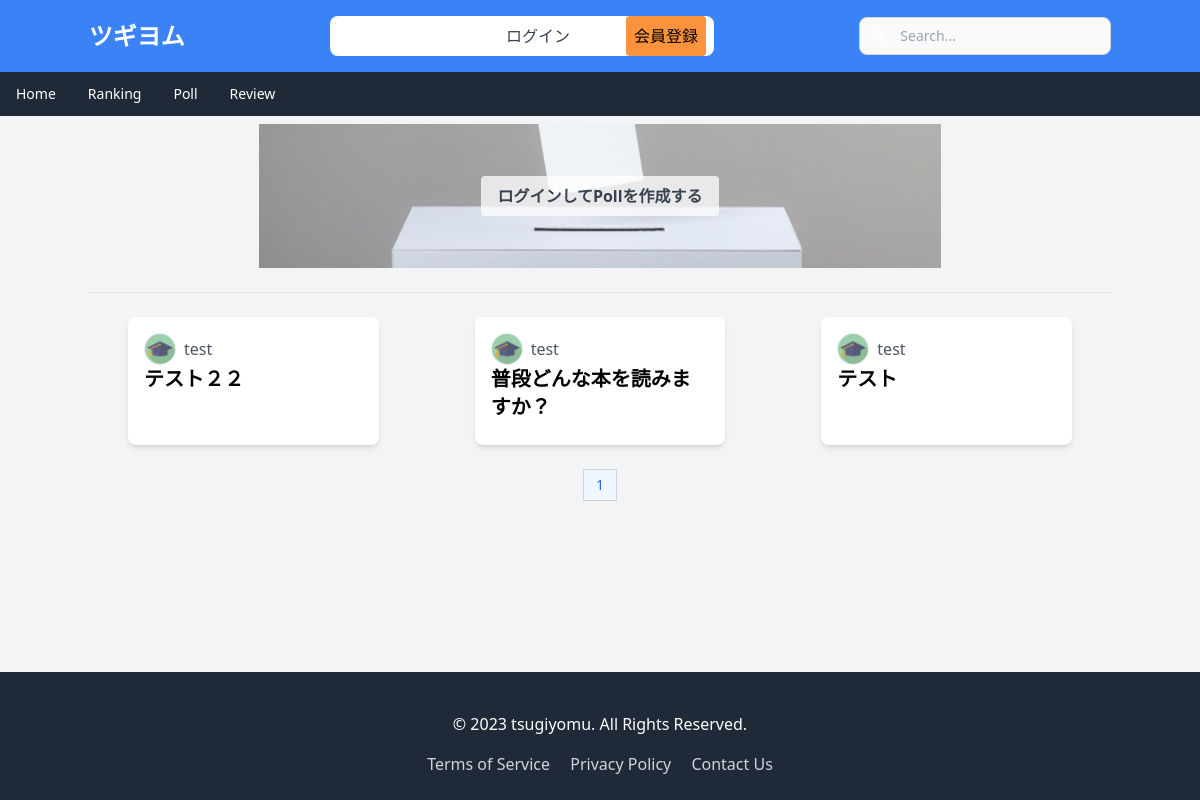
Before: /poll/ with the older database file.
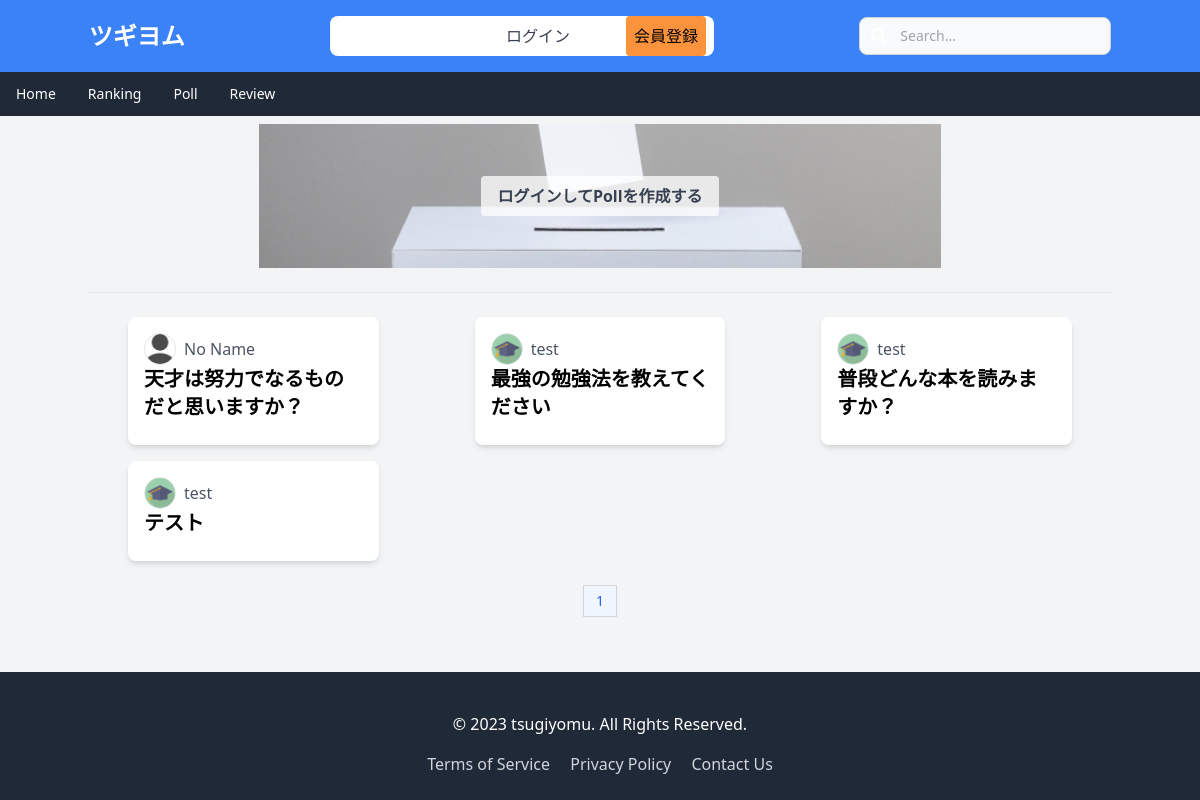
After: the same page with the newer database file.
### api/models.py (models this page shows, shortened)
class Poll(models.Model):
    creator = models.ForeignKey(Profile, on_delete=models.CASCADE, related_name='created_polls')
    question = models.CharField(max_length=255)
    created_at = models.DateTimeField(auto_now_add=True)
    content = models.TextField(default="")

class Profile(models.Model):
    user = models.OneToOneField(User, on_delete=models.CASCADE)
    name = models.CharField(max_length=255)
    bio = models.TextField()
    image = models.ImageField(upload_to='profile_images/', default='default.png')
    def __str__(self):
      return self.name

### poll/views.py (the view)
# urls.py: path('', poll_list, name='poll'),
def poll_list(request):
    polls = Poll.objects.all().order_by('-created_at')
    paginator = Paginator(polls, 20)
    page_number = request.GET.get('page', 1)
    onEachSide = 3
    onEnds = 2
    try:
            poll_page = paginator.page(page_number)
    except PageNotAnInteger:
            poll_page = paginator.page(1)
    except EmptyPage:
            poll_page = paginator.page(paginator.num_pages)
    page_range = paginator.get_elided_page_range(number=page_number, on_each_side=onEachSide, on_ends=onEnds)
    context = {
        'polls': poll_page,
        'page_range': page_range,
    }
    return render(request, 'poll_list.html', context)

### poll/templates/poll_list.html (shortened to what this page needs)
{% extends 'base.html' %}
{% load static %}
{% block content %}
<div class="container mx-auto mt-2">
  <div class="relative">
    <img class="hidden md:block w-2/3 h-auto mx-auto" src="{% static 'images/vote.sp.jpg' %}" alt="">
    {% if request.user.is_authenticated %}
    <a href="{% url 'create_poll' %}" class="absolute top-0 left-0 w-full h-full flex items-center justify-center">
      <span class="bg-white bg-opacity-75 py-2 px-4 rounded text-gray-700 font-bold">Pollを作成する</span>
    </a>
    {% else %}
    <a href="{% url 'create_poll' %}" class="absolute top-0 left-0 w-full h-full flex items-center justify-center">
      <span class="bg-white bg-opacity-75 py-2 px-4 rounded text-gray-700 font-bold">ログインしてPollを作成する</span>
    </a>
    {% endif %}
</div>
  <br>
  <hr>
  <br>
  <div class="grid grid-cols-1 md:grid-cols-2 lg:grid-cols-3 gap-4">
      {% for poll in polls %}
          <a href="{% url 'poll_vote' poll.id %}" class="bg-white rounded-lg shadow-md overflow-hidden hover:bg-gray-100 mx-10">
              <div class="p-4">
                <div class="flex items-center">
                  <img src="{{ poll.creator.image.url }}" alt="Profile Image" class="w-8 h-8   object-cover border rounded-full ">
                  <p class="pl-2 text-gray-600">{{ poll.creator }}</p>
                </div>
                  <h2 class="text-xl font-bold mb-2">{{ poll.question }}</h2>
              </div>
          </a>
      {% empty %}
          <p>利用可能な投票はありません。</p>
      {% endfor %}
  </div>
</div>
<br>
  <nav class="flex justify-center">
    <ul class="inline-flex -space-x-px text-sm">
      {% for num in page_range %}
      <li>
        {% if polls.number == num %}
        <a href="#" aria-current="page" class="flex items-center justify-center px-3 h-8 text-blue-600 border border-gray-300 bg-blue-50 hover:bg-blue-100 hover:text-blue-700 dark:border-gray-700 dark:bg-gray-700 dark:text-white">{{ num }}</a>
        {% else %}
        <a href="page={{ num }}" class="flex items-center justify-center px-3 h-8 leading-tight text-gray-500 bg-white border border-gray-300 hover:bg-gray-100 hover:text-gray-700 dark:bg-gray-800 dark:border-gray-700 dark:text-gray-400 dark:hover:bg-gray-700 dark:hover:text-white">{{ num }}</a>
        {% endif %}
      </li>
      {% endfor %}
    </ul>
  </nav>
{% endblock %}

Changed rows visible on the page:
removed Poll: creator.image (picture), creator "test", question "テスト２２"
added Poll: creator.image (placeholder picture), creator "No Name", question "天才は努力でなるものだと思いますか？"
added Poll: creator.image (picture), creator "test", question "最強の勉強法を教えてください"
